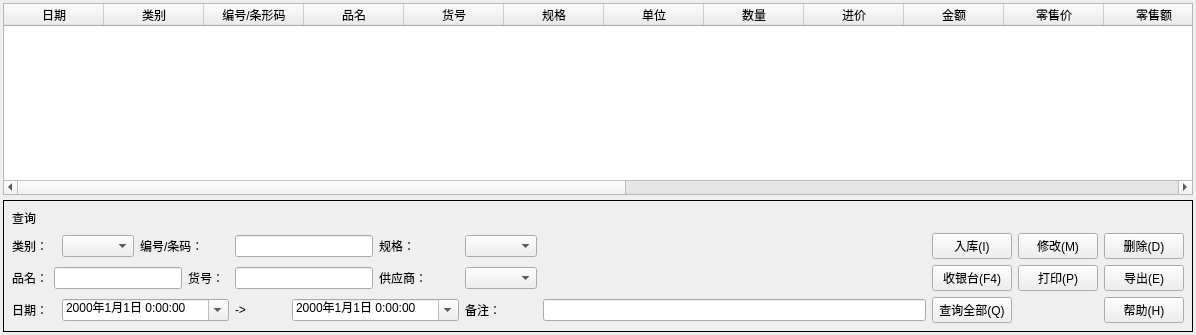
             <widget class="QWidget" name="tab_6">
              <attribute name="title">
               <string>入库统计</string>
              </attribute>
              <layout class="QVBoxLayout" name="verticalLayout_5">
               <property name="spacing">
                <number>5</number>
               </property>
               <property name="leftMargin">
                <number>3</number>
               </property>
               <property name="topMargin">
                <number>3</number>
               </property>
               <property name="rightMargin">
                <number>3</number>
               </property>
               <property name="bottomMargin">
                <number>3</number>
               </property>
               <item>
                <widget class="QTableWidget" name="tableWidget_2">
                 <column>
                  <property name="text">
                   <string>日期</string>
                  </property>
                 </column>
                 <column>
                  <property name="text">
                   <string>类别</string>
                  </property>
                 </column>
                 <column>
                  <property name="text">
                   <string>编号/条形码</string>
                  </property>
                 </column>
                 <column>
                  <property name="text">
                   <string>品名</string>
                  </property>
                 </column>
                 <column>
                  <property name="text">
                   <string>货号</string>
                  </property>
                 </column>
                 <column>
                  <property name="text">
                   <string>规格</string>
                  </property>
                 </column>
                 <column>
                  <property name="text">
                   <string>单位</string>
                  </property>
                 </column>
                 <column>
                  <property name="text">
                   <string>数量</string>
                  </property>
                 </column>
                 <column>
                  <property name="text">
                   <string>进价</string>
                  </property>
                 </column>
                 <column>
                  <property name="text">
                   <string>金额</string>
                  </property>
                 </column>
                 <column>
                  <property name="text">
                   <string>零售价</string>
                  </property>
                 </column>
                 <column>
                  <property name="text">
                   <string>零售额</string>
                  </property>
                 </column>
                 <column>
                  <property name="text">
                   <string>利润</string>
                  </property>
                 </column>
                 <column>
                  <property name="text">
                   <string>利润率</string>
                  </property>
                 </column>
                 <column>
                  <property name="text">
                   <string>生产日期</string>
                  </property>
                 </column>
                 <column>
                  <property name="text">
                   <string>保质期</string>
                  </property>
                 </column>
                 <column>
                  <property name="text">
                   <string>到期日期</string>
                  </property>
                 </column>
                 <column>
                  <property name="text">
                   <string>生产批号</string>
                  </property>
                 </column>
                 <column>
                  <property name="text">
                   <string>供应商</string>
                  </property>
                 </column>
                 <column>
                  <property name="text">
                   <string>备注</string>
                  </property>
                 </column>
                 <column>
                  <property name="text">
                   <string>选择</string>
                  </property>
                 </column>
                </widget>
               </item>
               <item>
                <widget class="QWidget" name="toolWidget_2" native="true">
                 <property name="minimumSize">
                  <size>
                   <width>1190</width>
                   <height>122</height>
                  </size>
                 </property>
                 <property name="styleSheet">
                  <string notr="true">QWidget#toolWidget_2{
	min-height:120;
	width:1188;
	min-width:870;
	border: 1px solid #000000;
}</string>
                 </property>
                 <layout class="QGridLayout" name="gridLayout_21">
                  <item row="0" column="0" colspan="13">
                   <widget class="QLabel" name="label_30">
                    <property name="text">
                     <string>查询</string>
                    </property>
                   </widget>
                  </item>
                  <item row="1" column="0" colspan="2">
                   <widget class="QLabel" name="label_31">
                    <property name="text">
                     <string>类别：</string>
                    </property>
                   </widget>
                  </item>
                  <item row="1" column="2">
                   <widget class="QComboBox" name="comboBox_6"/>
                  </item>
                  <item row="1" column="3" colspan="2">
                   <widget class="QLabel" name="label_34">
                    <property name="text">
                     <string>编号/条码：</string>
                    </property>
                   </widget>
                  </item>
                  <item row="1" column="5" colspan="2">
                   <widget class="QLineEdit" name="lineEdit_6"/>
                  </item>
                  <item row="1" column="7">
                   <widget class="QLabel" name="label_36">
                    <property name="text">
                     <string>规格：</string>
                    </property>
                   </widget>
                  </item>
                  <item row="1" column="8">
                   <widget class="QComboBox" name="comboBox_7"/>
                  </item>
                  <item row="1" column="10">
                   <widget class="QPushButton" name="pushButton_41">
                    <property name="text">
                     <string>入库(I)</string>
                    </property>
                   </widget>
                  </item>
                  <item row="1" column="11">
                   <widget class="QPushButton" name="pushButton_42">
                    <property name="text">
                     <string>修改(M)</string>
                    </property>
                   </widget>
                  </item>
                  <item row="1" column="12">
                   <widget class="QPushButton" name="pushButton_43">
                    <property name="text">
                     <string>删除(D)</string>
                    </property>
                   </widget>
                  </item>
                  <item row="2" column="0">
                   <widget class="QLabel" name="label_32">
                    <property name="text">
                     <string>品名：</string>
                    </property>
                   </widget>
                  </item>
                  <item row="2" column="1" colspan="3">
                   <widget class="QLineEdit" name="lineEdit_8"/>
                  </item>
                  <item row="2" column="4">
                   <widget class="QLabel" name="label_35">
                    <property name="text">
                     <string>货号：</string>
                    </property>
                   </widget>
                  </item>
                  <item row="2" column="5" colspan="2">
                   <widget class="QLineEdit" name="lineEdit_7"/>
                  </item>
                  <item row="2" column="7">
                   <widget class="QLabel" name="label_37">
                    <property name="text">
                     <string>供应商：</string>
                    </property>
                   </widget>
                  </item>
                  <item row="2" column="8">
                   <widget class="QComboBox" name="comboBox_8"/>
                  </item>
                  <item row="2" column="10">
                   <widget class="QPushButton" name="pushButton_44">
                    <property name="text">
                     <string>收银台(F4)</string>
                    </property>
                   </widget>
                  </item>
                  <item row="2" column="11">
                   <widget class="QPushButton" name="pushButton_45">
                    <property name="text">
                     <string>打印(P)</string>
                    </property>
                   </widget>
                  </item>
                  <item row="2" column="12">
                   <widget class="QPushButton" name="pushButton_46">
                    <property name="text">
                     <string>导出(E)</string>
                    </property>
                   </widget>
                  </item>
                  <item row="3" column="0" colspan="2">
                   <widget class="QLabel" name="label_33">
                    <property name="text">
                     <string>日期：</string>
                    </property>
                   </widget>
                  </item>
                  <item row="3" column="2" colspan="3">
                   <widget class="QDateTimeEdit" name="dateTimeEdit_4">
                    <property name="dateTime">
                     <datetime>
                      <hour>0</hour>
                      <minute>0</minute>
                      <second>0</second>
                      <year>2000</year>
                      <month>1</month>
                      <day>1</day>
                     </datetime>
                    </property>
                    <property name="displayFormat">
                     <string>yyyy年M月d日 H:mm:ss</string>
                    </property>
                    <property name="calendarPopup">
                     <bool>true</bool>
                    </property>
                   </widget>
                  </item>
                  <item row="3" column="5">
                   <widget class="QLabel" name="label_40">
                    <property name="text">
                     <string>-&gt;</string>
                    </property>
                   </widget>
                  </item>
                  <item row="3" column="6" colspan="2">
                   <widget class="QDateTimeEdit" name="dateTimeEdit_5">
                    <property name="dateTime">
                     <datetime>
                      <hour>0</hour>
                      <minute>0</minute>
                      <second>0</second>
                      <year>2000</year>
                      <month>1</month>
                      <day>1</day>
                     </datetime>
                    </property>
                    <property name="displayFormat">
                     <string>yyyy年M月d日 H:mm:ss</string>
                    </property>
                    <property name="calendarPopup">
                     <bool>true</bool>
                    </property>
                   </widget>
                  </item>
                  <item row="3" column="8">
                   <widget class="QLabel" name="label_39">
                    <property name="text">
                     <string>备注：</string>
                    </property>
                   </widget>
                  </item>
                  <item row="3" column="9">
                   <widget class="QLineEdit" name="lineEdit_82"/>
                  </item>
                  <item row="3" column="10">
                   <widget class="QPushButton" name="pushButton_50">
                    <property name="text">
                     <string>查询全部(Q)</string>
                    </property>
                   </widget>
                  </item>
                  <item row="3" column="12">
                   <widget class="QPushButton" name="pushButton_49">
                    <property name="text">
                     <string>帮助(H)</string>
                    </property>
                   </widget>
                  </item>
                 </layout>
                </widget>
               </item>
              </layout>
             </widget>
